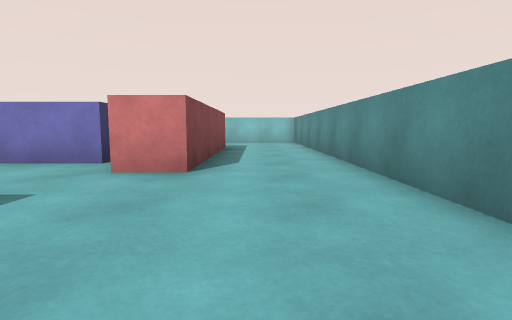
[1] (above)

15 first-person views from a walk through a Unity game level. The camera is 0.58 m above the floor, tilts 6° down and sees 80° across. The floor is counted in squares, 1 m on a side. Each view is taken from the middle of a square. On the plan, view 1 faces up. The plan holds only what a view shows up to about 9 squares ahead; the rest is blank. The player is left out.

[2]
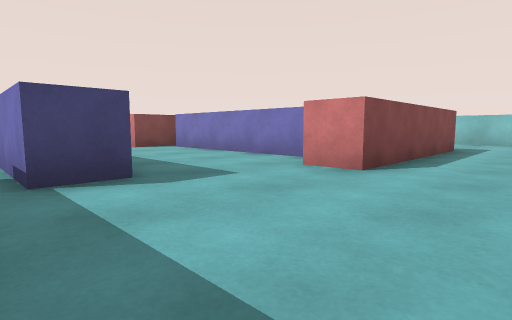

[3]
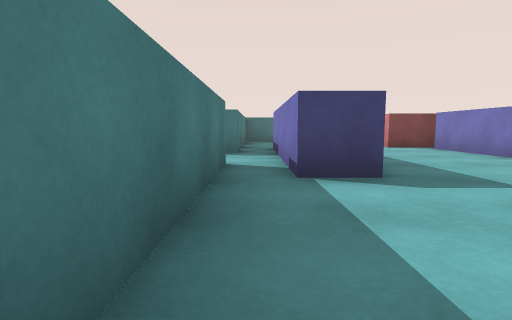

[4]
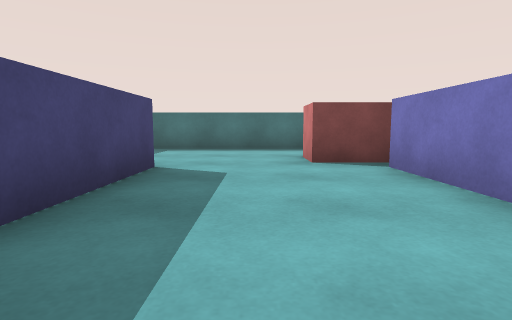

[5]
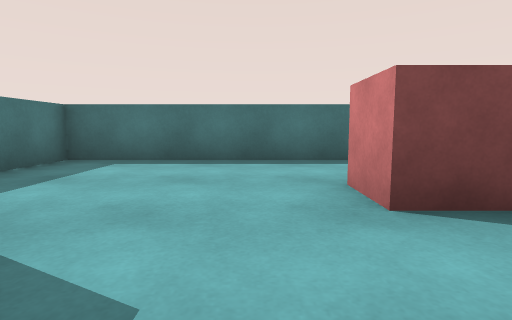

[6]
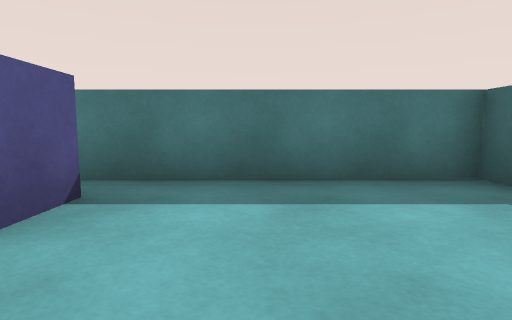

[7]
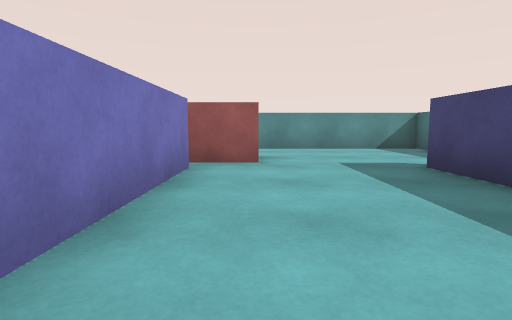

[8]
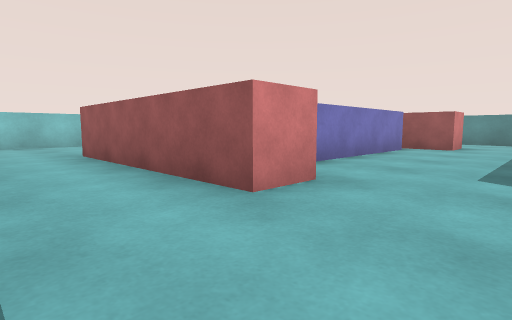

[9]
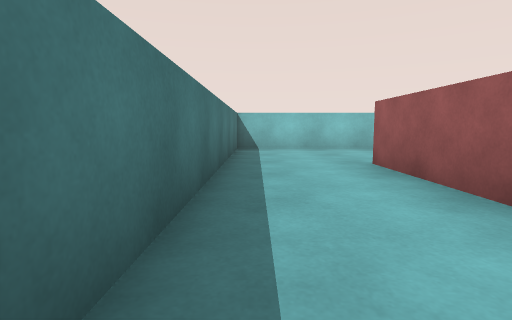

[10]
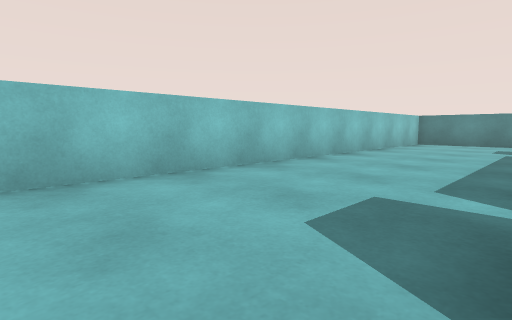

[11]
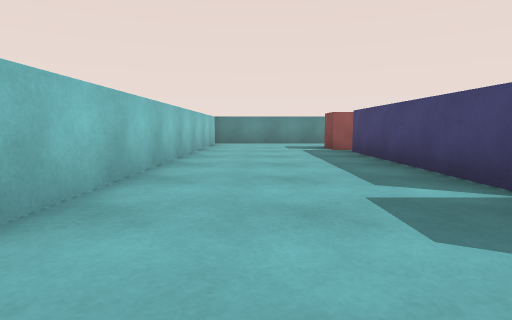

[12]
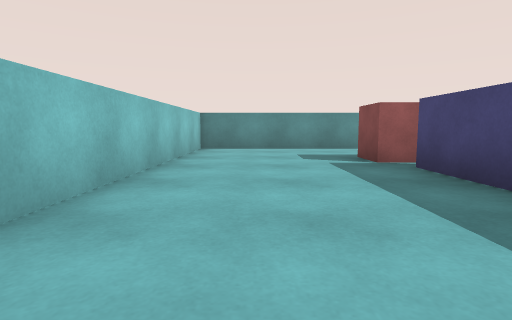

[13]
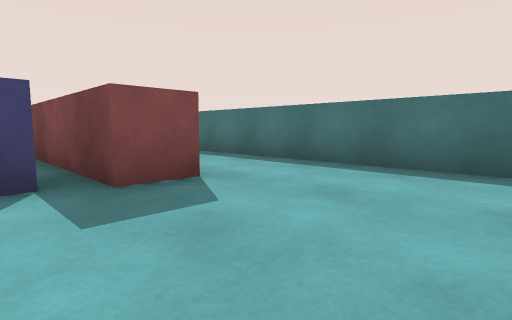

[14]
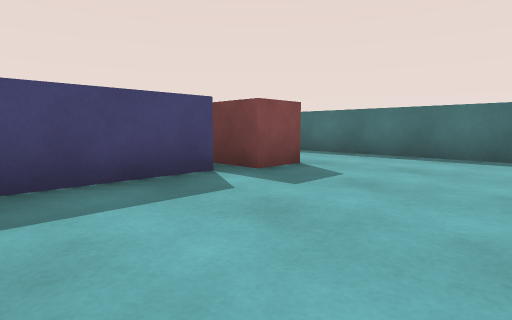

[15]
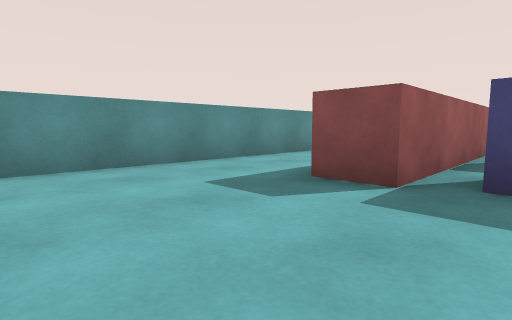

### Floor plan
Ten units are one square. View 1 is at (0, 0); x grows to the right and y downward. Boxes are objects, and circles mark ways between rooms. Rooms are numbered by the first view taken in them; rooms with no view inside come last. Other rooms are left out.
<svg viewBox="-121 -130 141 140">
<path fill="none" stroke="#000" d="M-25 -15 -25 -5M-25 5 15 5 15 -25M-75 -4 -75 -15 -25 -15M-55 -5 -72 -5M-115 -25 -115 5 -62 5M-25 -50 -76 -50M-9 -40 -19 -40M-81 -89 -81 -40 -91 -40M-76 -86 -25 -86M-19 -40 -19 -89 -9 -89 -9 -40M-91 -40 -91 -89 -81 -89M-115 -122 -115 -25M15 -25 15 -125 -116 -125M-40 5 -25 5M-25 -5 -55 -5"/>
<circle cx="-25" cy="-25" r="3" fill="#2a7"/>
<circle cx="5" cy="-30" r="3" fill="#2a7"/>
<circle cx="-20" cy="0" r="3" fill="#2a7"/>
<circle cx="-105" cy="-35" r="3" fill="#2a7"/>
<circle cx="-60" cy="0" r="3" fill="#2a7"/>
<text x="-10" y="-10">1</text>
<text x="-70" y="-20">2</text>
<text x="-50" y="-90">3</text>
<text x="-40" y="0">4</text>
</svg>
Room 1 opens to room 2. Room 1 opens to room 3. Room 1 opens to room 4. Room 2 opens to room 3. Room 2 opens to room 4.

Where each view was taken, in squares from view 1:
view 1: 0 up, 0 right, facing up
view 2: 0 up, 1 right, facing up-left
view 3: 0 up, 1 right, facing left
view 4: 3 up, 3 left, facing left
view 5: 3 up, 6 left, facing left
view 6: 3 up, 9 left, facing down
view 7: 4 up, 7 left, facing right
view 8: 2 up, 11 left, facing up-right
view 9: 4 up, 11 left, facing up
view 10: 9 up, 10 left, facing up-right
view 11: 11 up, 10 left, facing right
view 12: 11 up, 7 left, facing right
view 13: 12 up, 7 left, facing down-left
view 14: 12 up, 5 left, facing down-left
view 15: 12 up, 3 left, facing down-right
